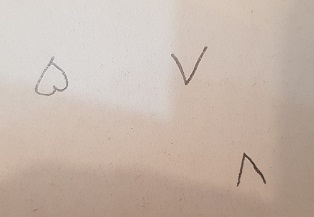
#> input picture Pictures/number0.jpg, 314 x 217 px, found by its file name
$ jupyter execute Image_Binarization.ipynb   (shell and % lines are left out)
#> lines starting #> are read from the running program, lines starting #| are printed output that depends on the picture; after the words box and inside, x2 and y2 are one past the last pixel; in counts of white or black regions, pixels touching at a corner belong together
# Step 1: Import Libraries

[cell 1]
import cv2 as cv
from google.colab.patches import cv2_imshow
import numpy as np

# Step 2: Download Image

# Step 3: Load Image

[cell 2]
image = cv.imread('number0.jpg', cv.IMREAD_GRAYSCALE)
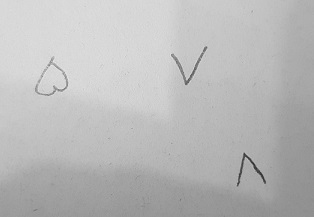
#> image: shape (217, 314); min 43, max 234, mean 185.8

[cell 3]
cv2_imshow(image)

# Step 4: Image Binarization

[cell 4]
noise_removed = cv.medianBlur(image, 5)
binary_image = cv.adaptiveThreshold(noise_removed, 255, cv.ADAPTIVE_THRESH_GAUSSIAN_C, cv.THRESH_BINARY,11,2)
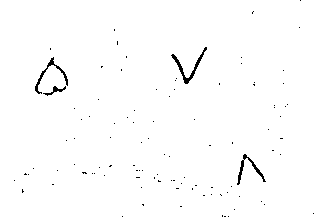
#> binary_image: shape (217, 314); 98.9% white; black in thin lines or dots

[cell 5]
cv2_imshow(binary_image)

# Step 5: Invert the Binary Image

[cell 6]
inverted_image = 255 - binary_image
#> inverted_image: shape (217, 314); 1.1% white in thin lines or dots

[cell 7]
cv2_imshow(inverted_image)

# Step 6: Opening Image for Completely remove Noise

## Erosion for removing noise

[cell 8]
kernel = np.ones((2, 2), np.uint8)
erosion = cv.erode(inverted_image, kernel, iterations = 1)
#> erosion: shape (217, 314); 0.44% white in thin lines or dots, all inside (x1, y1, x2, y2) = (36, 48, 265, 185)

[cell 9]
cv2_imshow(erosion)

## Dilation for Bolding the numbers

[cell 10]
kernel2 = np.ones((5, 5), np.uint8)
dilation = cv.dilate(erosion, kernel2, iterations = 1)
#> dilation: shape (217, 314); 2.2% white; 3 white regions, box (x1, y1, x2, y2) and area: (34, 57, 70, 97) 601, (171, 46, 209, 86) 509, (236, 153, 267, 187) 417

[cell 11]
cv2_imshow(dilation)

# Step 7: Invert Image again

[cell 12]
inverted_image2 = 255 - dilation

[cell 13]
cv2_imshow(inverted_image2)

# Step 8: All together for other images

[cell 14]
def binarization_image(image, blur_value=5, kernel_erosion=(2, 2), kernel_dilation=(5, 5)):
    noise_removed = cv.medianBlur(image, blur_value)
    binary_image = cv.adaptiveThreshold(noise_removed, 255, cv.ADAPTIVE_THRESH_GAUSSIAN_C, cv.THRESH_BINARY,11,2)
    inverted_image = 255 - binary_image
    kernel = np.ones(kernel_erosion, np.uint8)
    erosion = cv.erode(inverted_image, kernel, iterations = 1)
    kernel2 = np.ones(kernel_dilation, np.uint8)
    dilation = cv.dilate(erosion, kernel2, iterations = 1)
    inverted_image2 = 255 - dilation
    return inverted_image2

[cell 15]
image2 = cv.imread('number1.jpg', cv.IMREAD_GRAYSCALE)
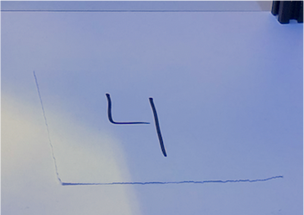
#> input picture Pictures/number1.jpg, 304 x 215 px, found by its file name
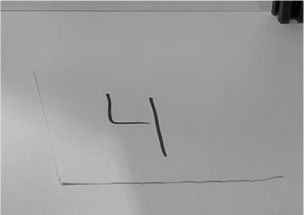
#> image2: shape (215, 304); min 0, max 219, mean 157.9
image3 = cv.imread('number2.jpg', cv.IMREAD_GRAYSCALE)
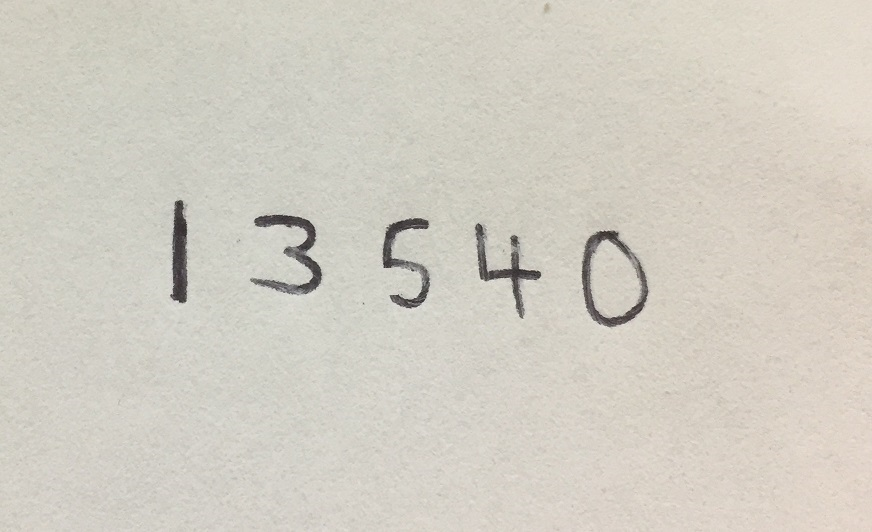
#> input picture Pictures/number2.jpg, 872 x 532 px, found by its file name
#> image3: shape (532, 872); min 37, max 236, mean 205.7

[cell 16]
cv2_imshow(image2)

[cell 17]
cv2_imshow(image3)

[cell 18]
bin_image2 = binarization_image(image2, blur_value=3, kernel_erosion=(2, 2), kernel_dilation=(5, 5))
#> in binarization_image, `binary_image = cv.adaptiveThreshold(noise_removed, 255, cv.ADAPTIVE_TH..`: binary_image: shape (215, 304); 93% white; 82 black regions (74 under 20 px), largest, box (x1, y1, x2, y2) and area: (1, 1, 271, 215) 2237, (271, 1, 303, 215) 1199, (172, 176, 284, 184) 236
#> in binarization_image, `erosion = cv.erode(inverted_image, kernel, iterations = 1)`:
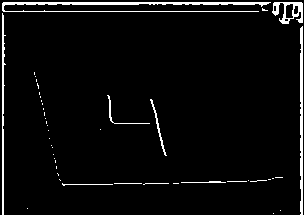
#> erosion: shape (215, 304); 4.2% white in thin lines or dots
#> in binarization_image, `dilation = cv.dilate(erosion, kernel2, iterations = 1)`:
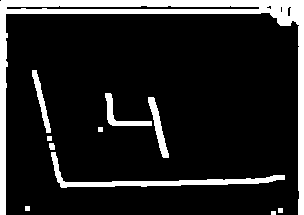
#> dilation: shape (215, 304); 13.9% white; 11 white regions, largest, box (x1, y1, x2, y2) and area: (0, 0, 304, 215) 6401, (51, 152, 285, 188) 1347, (148, 97, 169, 158) 431
bin_image3 = binarization_image(image3, blur_value=13, kernel_erosion=(3, 3), kernel_dilation=(6, 6))
#> call 2 of binarization_image, with blur_value = 13, kernel_erosion = (3, 3), kernel_dilation = (6, 6)
#> in binarization_image (call 2), `binary_image = cv.adaptiveThreshold(noise_removed, 255, cv.ADAPTIVE_TH..`:
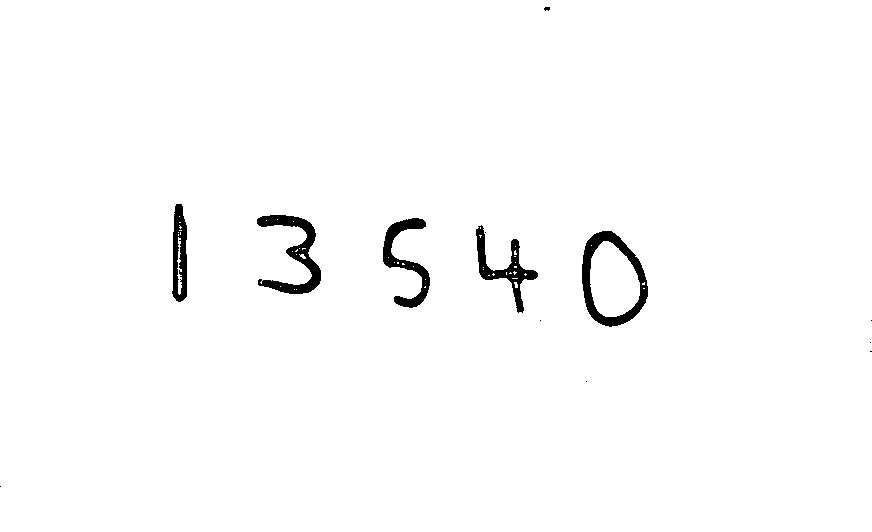
#> binary_image: shape (532, 872); 98.4% white; 13 black regions (8 under 20 px), largest, box (x1, y1, x2, y2) and area: (582, 231, 648, 327) 1933, (257, 215, 321, 294) 1726, (383, 218, 430, 308) 1389, (476, 225, 538, 313) 1319, (172, 204, 187, 302) 1063
#> in binarization_image (call 2), `erosion = cv.erode(inverted_image, kernel, iterations = 1)`:
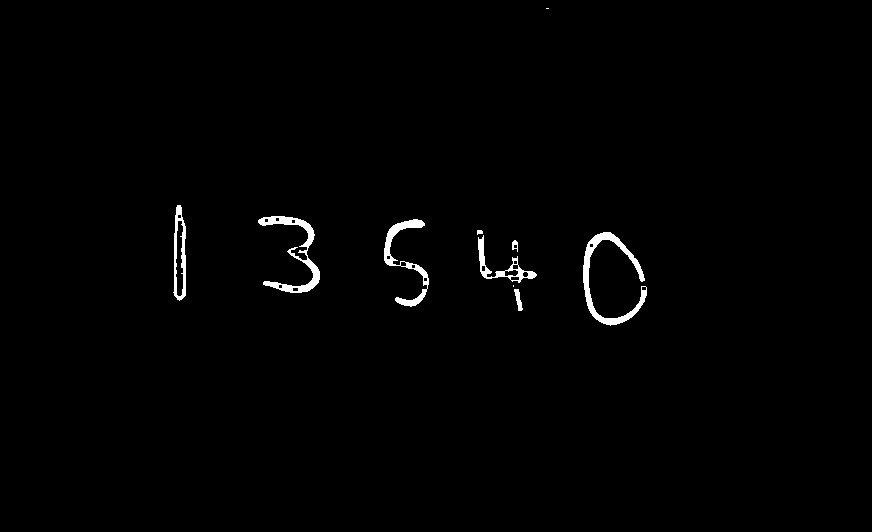
#> erosion: shape (532, 872); 1% white; 10 white regions (2 under 20 px), largest, box (x1, y1, x2, y2) and area: (583, 232, 647, 326) 1321, (258, 216, 320, 293) 1117, (384, 219, 429, 307) 914
#> in binarization_image (call 2), `dilation = cv.dilate(erosion, kernel2, iterations = 1)`:
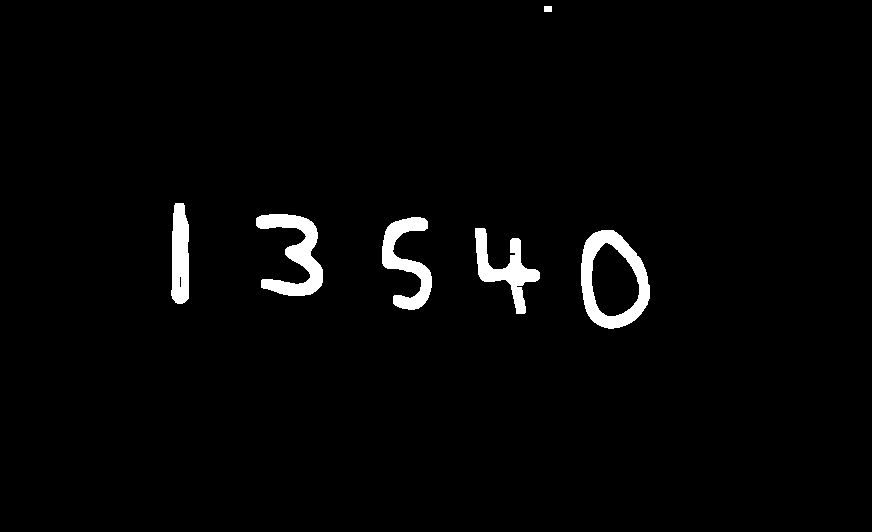
#> dilation: shape (532, 872); 2.3% white; 6 white regions, box (x1, y1, x2, y2) and area: (581, 230, 650, 329) 2800, (256, 214, 323, 296) 2433, (382, 217, 432, 310) 2020, (475, 228, 540, 314) 1930, (171, 203, 189, 304) 1564, (544, 6, 552, 12) 48
